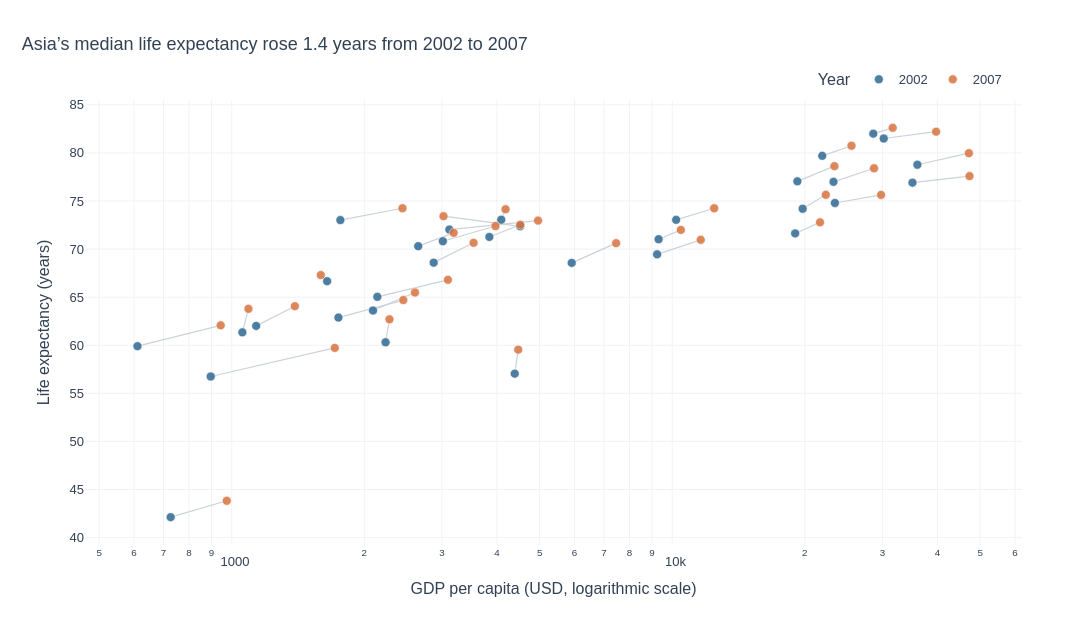

This figure's notebook cell:
### Markdown cell above
## Task 1 — Scatter: life expectancy change over time

**What to build:** A scatter showing **GDP per capita vs life expectancy** for **two years** (2002 and 2007) to show how both moved — use **colour for year** (just 2 colours), **one continent only**.

Choose any continent except Africa (that was the example). Highlight the change direction.

> 💡 Filter: `df.loc[df['continent'] == 'YOUR_CHOICE']` then filter years

### Code cell
# Task 1 — Compare 2002 and 2007 within Asia, with arrows/lines for changes.
continent = 'Asia'  # The assignment permits any continent except Africa.
selected = df[(df.continent == continent) & (df.year.isin([2002, 2007]))].copy()
selected['Period'] = selected['year'].astype(str)
assert selected.country.nunique() == 33 and len(selected) == 66

median_life = selected.groupby('year').lifeExp.median()
median_gdp = selected.groupby('year').gdpPercap.median()
life_gain = median_life.loc[2007] - median_life.loc[2002]
gdp_change = (median_gdp.loc[2007]/median_gdp.loc[2002]-1)*100

fig1 = go.Figure()
# Draw a subtle connector for each country, to reveal its movement over time.
for country, subset in selected.groupby('country'):
    subset = subset.sort_values('year')
    fig1.add_trace(go.Scatter(
        x=subset.gdpPercap, y=subset.lifeExp, mode='lines',
        line=dict(color='#CCD2D9', width=1.2),
        hoverinfo='skip', showlegend=False))

# Distinguish the two years using only two deliberate colors.
colors = {'2002': '#326B94', '2007': '#D87542'}
for period in ['2002', '2007']:
    points = selected[selected.Period == period]
    fig1.add_trace(go.Scatter(
        x=points.gdpPercap, y=points.lifeExp,
        mode='markers', name=period,
        marker=dict(color=colors[period], size=9, opacity=0.86,
                    line=dict(color='white', width=0.6)),
        customdata=points.country.to_numpy(),
        hovertemplate='%{customdata}<br>GDP per person: $%{x:,.0f}<br>Life expectancy: %{y:.1f} years<extra>'+period+'</extra>'))

# Every country has a subtle connector from 2002 to 2007.
# The insight title captures the median shift; avoid a callout that overlaps it.
fig1.update_layout(
    title=dict(text=f'Asia’s median life expectancy rose {life_gain:.1f} years from 2002 to 2007', x=0.02),
    xaxis=dict(title='GDP per capita (USD, logarithmic scale)', type='log',
               showgrid=True, gridcolor='#F0F2F5', zeroline=False),
    yaxis=dict(title='Life expectancy (years)', showgrid=True,
               gridcolor='#F0F2F5', zeroline=False),
    height=620, width=1100, template='plotly_white',
    legend=dict(title='Year', orientation='h', x=0.78, y=1.08),
    margin=dict(l=85,r=70,t=100,b=75),
    paper_bgcolor='white', plot_bgcolor='white',
    font=dict(family='Arial', size=13, color='#334155'))
assert fig1.layout.xaxis.type == 'log'
assert len([t for t in fig1.data if t.mode == 'markers']) == 2
fig1.show()
print(f'{continent}: median life expectancy {median_life.loc[2002]:.2f} → {median_life.loc[2007]:.2f} years; median GDP/person increased {gdp_change:.1f}%.')

### Figure 1 — Plotly figure (JSON) as saved in the notebook; plotly's stock layout.template omitted (floating-point values rounded to 4 significant figures)
{"data": [{"hoverinfo": "skip", "line": {"color": "#CCD2D9", "width": 1.2}, "mode": "lines", "showlegend": false, "type": "scatter", "x": [726.7, 974.6], "y": [42.13, 43.83]}, {"hoverinfo": "skip", "line": {"color": "#CCD2D9", "width": 1.2}, "mode": "lines", "showlegend": false, "type": "scatter", "x": [23400.0, 29800.0], "y": [74.8, 75.64]}, {"hoverinfo": "skip", "line": {"color": "#CCD2D9", "width": 1.2}, "mode": "lines", "showlegend": false, "type": "scatter", "x": [1136.0, 1391.0], "y": [62.01, 64.06]}, {"hoverinfo": "skip", "line": {"color": "#CCD2D9", "width": 1.2}, "mode": "lines", "showlegend": false, "type": "scatter", "x": [896.2, 1714.0], "y": [56.75, 59.72]}, {"hoverinfo": "skip", "line": {"color": "#CCD2D9", "width": 1.2}, "mode": "lines", "showlegend": false, "type": "scatter", "x": [3119.0, 4959.0], "y": [72.03, 72.96]}, {"hoverinfo": "skip", "line": {"color": "#CCD2D9", "width": 1.2}, "mode": "lines", "showlegend": false, "type": "scatter", "x": [30210.0, 39720.0], "y": [81.5, 82.21]}, {"hoverinfo": "skip", "line": {"color": "#CCD2D9", "width": 1.2}, "mode": "lines", "showlegend": false, "type": "scatter", "x": [1747.0, 2452.0], "y": [62.88, 64.7]}, {"hoverinfo": "skip", "line": {"color": "#CCD2D9", "width": 1.2}, "mode": "lines", "showlegend": false, "type": "scatter", "x": [2874.0, 3541.0], "y": [68.59, 70.65]}, {"hoverinfo": "skip", "line": {"color": "#CCD2D9", "width": 1.2}, "mode": "lines", "showlegend": false, "type": "scatter", "x": [9241.0, 11610.0], "y": [69.45, 70.96]}, {"hoverinfo": "skip", "line": {"color": "#CCD2D9", "width": 1.2}, "mode": "lines", "showlegend": false, "type": "scatter", "x": [4391.0, 4471.0], "y": [57.05, 59.55]}, {"hoverinfo": "skip", "line": {"color": "#CCD2D9", "width": 1.2}, "mode": "lines", "showlegend": false, "type": "scatter", "x": [21910.0, 25520.0], "y": [79.7, 80.75]}, {"hoverinfo": "skip", "line": {"color": "#CCD2D9", "width": 1.2}, "mode": "lines", "showlegend": false, "type": "scatter", "x": [28600.0, 31660.0], "y": [82.0, 82.6]}, {"hoverinfo": "skip", "line": {"color": "#CCD2D9", "width": 1.2}, "mode": "lines", "showlegend": false, "type": "scatter", "x": [3845.0, 4519.0], "y": [71.26, 72.53]}, {"hoverinfo": "skip", "line": {"color": "#CCD2D9", "width": 1.2}, "mode": "lines", "showlegend": false, "type": "scatter", "x": [1647.0, 1593.0], "y": [66.66, 67.3]}, {"hoverinfo": "skip", "line": {"color": "#CCD2D9", "width": 1.2}, "mode": "lines", "showlegend": false, "type": "scatter", "x": [19230.0, 23350.0], "y": [77.05, 78.62]}, {"hoverinfo": "skip", "line": {"color": "#CCD2D9", "width": 1.2}, "mode": "lines", "showlegend": false, "type": "scatter", "x": [35110.0, 47310.0], "y": [76.9, 77.59]}, {"hoverinfo": "skip", "line": {"color": "#CCD2D9", "width": 1.2}, "mode": "lines", "showlegend": false, "type": "scatter", "x": [9314.0, 10460.0], "y": [71.03, 71.99]}, {"hoverinfo": "skip", "line": {"color": "#CCD2D9", "width": 1.2}, "mode": "lines", "showlegend": false, "type": "scatter", "x": [10210.0, 12450.0], "y": [73.04, 74.24]}, {"hoverinfo": "skip", "line": {"color": "#CCD2D9", "width": 1.2}, "mode": "lines", "showlegend": false, "type": "scatter", "x": [2141.0, 3096.0], "y": [65.03, 66.8]}, {"hoverinfo": "skip", "line": {"color": "#CCD2D9", "width": 1.2}, "mode": "lines", "showlegend": false, "type": "scatter", "x": [611.0, 944.0], "y": [59.91, 62.07]}, {"hoverinfo": "skip", "line": {"color": "#CCD2D9", "width": 1.2}, "mode": "lines", "showlegend": false, "type": "scatter", "x": [1057.0, 1091.0], "y": [61.34, 63.78]}, {"hoverinfo": "skip", "line": {"color": "#CCD2D9", "width": 1.2}, "mode": "lines", "showlegend": false, "type": "scatter", "x": [19770.0, 22320.0], "y": [74.19, 75.64]}, {"hoverinfo": "skip", "line": {"color": "#CCD2D9", "width": 1.2}, "mode": "lines", "showlegend": false, "type": "scatter", "x": [2093.0, 2606.0], "y": [63.61, 65.48]}, {"hoverinfo": "skip", "line": {"color": "#CCD2D9", "width": 1.2}, "mode": "lines", "showlegend": false, "type": "scatter", "x": [2651.0, 3190.0], "y": [70.3, 71.69]}, {"hoverinfo": "skip", "line": {"color": "#CCD2D9", "width": 1.2}, "mode": "lines", "showlegend": false, "type": "scatter", "x": [19010.0, 21650.0], "y": [71.63, 72.78]}, {"hoverinfo": "skip", "line": {"color": "#CCD2D9", "width": 1.2}, "mode": "lines", "showlegend": false, "type": "scatter", "x": [36020.0, 47140.0], "y": [78.77, 79.97]}, {"hoverinfo": "skip", "line": {"color": "#CCD2D9", "width": 1.2}, "mode": "lines", "showlegend": false, "type": "scatter", "x": [3015.0, 3970.0], "y": [70.81, 72.4]}, {"hoverinfo": "skip", "line": {"color": "#CCD2D9", "width": 1.2}, "mode": "lines", "showlegend": false, "type": "scatter", "x": [4091.0, 4185.0], "y": [73.05, 74.14]}, {"hoverinfo": "skip", "line": {"color": "#CCD2D9", "width": 1.2}, "mode": "lines", "showlegend": false, "type": "scatter", "x": [23240.0, 28720.0], "y": [76.99, 78.4]}, {"hoverinfo": "skip", "line": {"color": "#CCD2D9", "width": 1.2}, "mode": "lines", "showlegend": false, "type": "scatter", "x": [5913.0, 7458.0], "y": [68.56, 70.62]}, {"hoverinfo": "skip", "line": {"color": "#CCD2D9", "width": 1.2}, "mode": "lines", "showlegend": false, "type": "scatter", "x": [1764.0, 2442.0], "y": [73.02, 74.25]}, {"hoverinfo": "skip", "line": {"color": "#CCD2D9", "width": 1.2}, "mode": "lines", "showlegend": false, "type": "scatter", "x": [4515.0, 3025.0], "y": [72.37, 73.42]}, {"hoverinfo": "skip", "line": {"color": "#CCD2D9", "width": 1.2}, "mode": "lines", "showlegend": false, "type": "scatter", "x": [2235.0, 2281.0], "y": [60.31, 62.7]}, {"customdata": ["Afghanistan", "Bahrain", "Bangladesh", "Cambodia", "China", "Hong Kong, China", "India", "Indonesia", "Iran", "Iraq", "Israel", "Japan", "Jordan", "Korea, Dem. Rep.", "Korea, Rep.", "Kuwait", "Lebanon", "Malaysia", "Mongolia", "Myanmar", "Nepal", "Oman", "Pakistan", "Philippines", "Saudi Arabia", "Singapore", "Sri Lanka", "Syria", "Taiwan", "Thailand", "Vietnam", "West Bank and Gaza", "Yemen, Rep."], "hovertemplate": "%{customdata}<br>GDP per person: $%{x:,.0f}<br>Life expectancy: %{y:.1f} years<extra>2002</extra>", "marker": {"color": "#326B94", "line": {"color": "white", "width": 0.6}, "opacity": 0.86, "size": 9}, "mode": "markers", "name": "2002", "type": "scatter", "x": [726.7, 23400.0, 1136.0, 896.2, 3119.0, 30210.0, 1747.0, 2874.0, 9241.0, 4391.0, 21910.0, 28600.0, 3845.0, 1647.0, 19230.0, 35110.0, 9314.0, 10210.0, 2141.0, 611.0, 1057.0, 19770.0, 2093.0, 2651.0, 19010.0, 36020.0, 3015.0, 4091.0, 23240.0, 5913.0, 1764.0, 4515.0, 2235.0], "y": [42.13, 74.8, 62.01, 56.75, 72.03, 81.5, 62.88, 68.59, 69.45, 57.05, 79.7, 82.0, 71.26, 66.66, 77.05, 76.9, 71.03, 73.04, 65.03, 59.91, 61.34, 74.19, 63.61, 70.3, 71.63, 78.77, 70.81, 73.05, 76.99, 68.56, 73.02, 72.37, 60.31]}, {"customdata": ["Afghanistan", "Bahrain", "Bangladesh", "Cambodia", "China", "Hong Kong, China", "India", "Indonesia", "Iran", "Iraq", "Israel", "Japan", "Jordan", "Korea, Dem. Rep.", "Korea, Rep.", "Kuwait", "Lebanon", "Malaysia", "Mongolia", "Myanmar", "Nepal", "Oman", "Pakistan", "Philippines", "Saudi Arabia", "Singapore", "Sri Lanka", "Syria", "Taiwan", "Thailand", "Vietnam", "West Bank and Gaza", "Yemen, Rep."], "hovertemplate": "%{customdata}<br>GDP per person: $%{x:,.0f}<br>Life expectancy: %{y:.1f} years<extra>2007</extra>", "marker": {"color": "#D87542", "line": {"color": "white", "width": 0.6}, "opacity": 0.86, "size": 9}, "mode": "markers", "name": "2007", "type": "scatter", "x": [974.6, 29800.0, 1391.0, 1714.0, 4959.0, 39720.0, 2452.0, 3541.0, 11610.0, 4471.0, 25520.0, 31660.0, 4519.0, 1593.0, 23350.0, 47310.0, 10460.0, 12450.0, 3096.0, 944.0, 1091.0, 22320.0, 2606.0, 3190.0, 21650.0, 47140.0, 3970.0, 4185.0, 28720.0, 7458.0, 2442.0, 3025.0, 2281.0], "y": [43.83, 75.64, 64.06, 59.72, 72.96, 82.21, 64.7, 70.65, 70.96, 59.55, 80.75, 82.6, 72.53, 67.3, 78.62, 77.59, 71.99, 74.24, 66.8, 62.07, 63.78, 75.64, 65.48, 71.69, 72.78, 79.97, 72.4, 74.14, 78.4, 70.62, 74.25, 73.42, 62.7]}], "layout": {"font": {"color": "#334155", "family": "Arial", "size": 13}, "height": 620, "legend": {"orientation": "h", "title": {"text": "Year"}, "x": 0.78, "y": 1.08}, "margin": {"b": 75, "l": 85, "r": 70, "t": 100}, "paper_bgcolor": "white", "plot_bgcolor": "white", "title": {"text": "Asia’s median life expectancy rose 1.4 years from 2002 to 2007", "x": 0.02}, "width": 1100, "xaxis": {"gridcolor": "#F0F2F5", "showgrid": true, "title": {"text": "GDP per capita (USD, logarithmic scale)"}, "type": "log", "zeroline": false}, "yaxis": {"gridcolor": "#F0F2F5", "showgrid": true, "title": {"text": "Life expectancy (years)"}, "zeroline": false}}}
